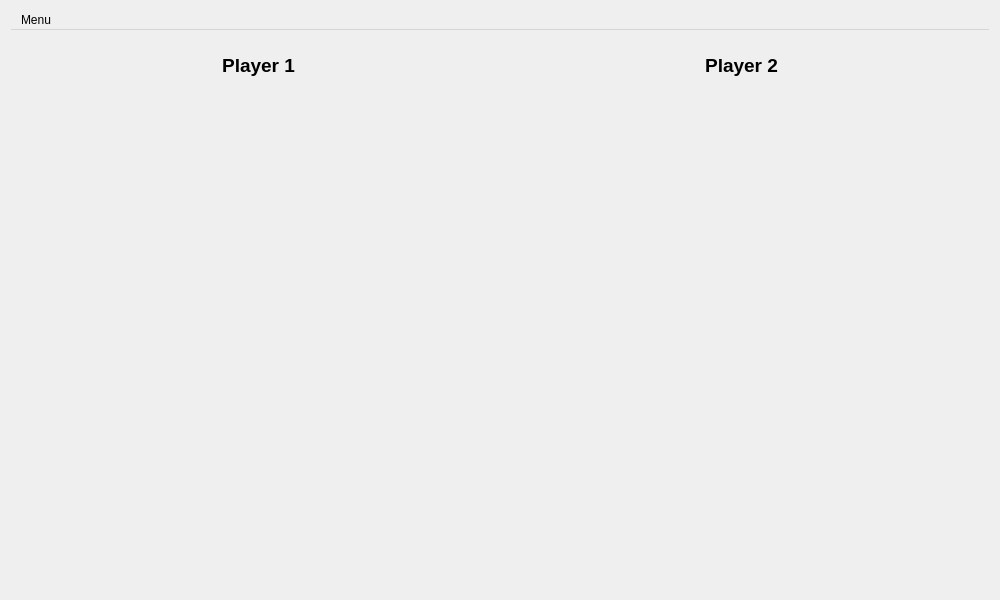
<?xml version="1.0" encoding="UTF-8"?>
<ui version="4.0">
 <class>GameWindow</class>
 <widget class="QWidget" name="GameWindow">
  <property name="geometry">
   <rect>
    <x>0</x>
    <y>0</y>
    <width>1000</width>
    <height>600</height>
   </rect>
  </property>
  <property name="minimumSize">
   <size>
    <width>100</width>
    <height>100</height>
   </size>
  </property>
  <property name="maximumSize">
   <size>
    <width>16000</width>
    <height>9000</height>
   </size>
  </property>
  <property name="windowTitle">
   <string>Sea battle</string>
  </property>
  <property name="styleSheet">
   <string notr="true"/>
  </property>
  <layout class="QVBoxLayout" name="verticalLayout_3">
   <item>
    <widget class="QMenuBar" name="menubar">
     <widget class="QMenu" name="menu">
      <property name="title">
       <string>Menu</string>
      </property>
      <addaction name="actionPreparePlayer_1"/>
      <addaction name="actionPreparePlayer_2"/>
      <addaction name="actionPlayer_1"/>
      <addaction name="actionPlayer_2"/>
     </widget>
     <addaction name="menu"/>
    </widget>
   </item>
   <item>
    <widget class="QWidget" name="centralWidget" native="true">
     <layout class="QGridLayout" name="gridLayout_2">
      <item row="0" column="0">
       <widget class="QWidget" name="wigdet_player_1" native="true">
        <layout class="QVBoxLayout" name="verticalLayout" stretch="0,9,1">
         <item>
          <widget class="QLabel" name="label_player_1">
           <property name="font">
            <font>
             <pointsize>14</pointsize>
             <weight>75</weight>
             <bold>true</bold>
            </font>
           </property>
           <property name="text">
            <string>Player 1</string>
           </property>
           <property name="alignment">
            <set>Qt::AlignCenter</set>
           </property>
          </widget>
         </item>
         <item>
          <widget class="GameWidget" name="game_area_1" native="true"/>
         </item>
         <item>
          <widget class="ShipListWidget" name="ships_list_1" native="true"/>
         </item>
        </layout>
       </widget>
      </item>
      <item row="0" column="1">
       <widget class="QWidget" name="wigdet_player_2" native="true">
        <layout class="QVBoxLayout" name="verticalLayout_2" stretch="0,9,1">
         <item>
          <widget class="QLabel" name="label_player_2">
           <property name="font">
            <font>
             <pointsize>14</pointsize>
             <weight>75</weight>
             <bold>true</bold>
            </font>
           </property>
           <property name="text">
            <string>Player 2</string>
           </property>
           <property name="alignment">
            <set>Qt::AlignCenter</set>
           </property>
          </widget>
         </item>
         <item>
          <widget class="GameWidget" name="game_area_2" native="true"/>
         </item>
         <item>
          <widget class="ShipListWidget" name="ships_list_2" native="true"/>
         </item>
        </layout>
       </widget>
      </item>
     </layout>
    </widget>
   </item>
  </layout>
  <action name="actionPreparePlayer_1">
   <property name="text">
    <string>Prepare player 1</string>
   </property>
  </action>
  <action name="actionPreparePlayer_2">
   <property name="text">
    <string>Prepare player 2</string>
   </property>
  </action>
  <action name="actionPlayer_1">
   <property name="text">
    <string>Player 1</string>
   </property>
  </action>
  <action name="actionPlayer_2">
   <property name="text">
    <string>Player 2</string>
   </property>
  </action>
 </widget>
 <customwidgets>
  <customwidget>
   <class>GameWidget</class>
   <extends>QWidget</extends>
   <header>view.GameWidget</header>
   <container>1</container>
  </customwidget>
  <customwidget>
   <class>ShipListWidget</class>
   <extends>QWidget</extends>
   <header>view.ShipListWidget</header>
   <container>1</container>
  </customwidget>
 </customwidgets>
 <resources/>
 <connections/>
</ui>
